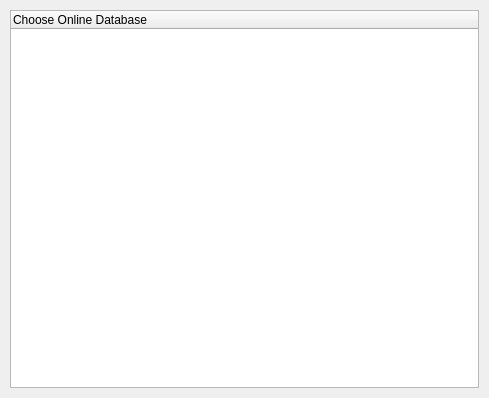
<ui version="4.0" >
 <author></author>
 <comment></comment>
 <exportmacro></exportmacro>
 <class>DetailsDatabase</class>
 <widget class="QWidget" name="DetailsDatabase" >
  <property name="geometry" >
   <rect>
    <x>0</x>
    <y>0</y>
    <width>489</width>
    <height>398</height>
   </rect>
  </property>
  <property name="windowTitle" >
   <string>Details - Online Databases</string>
  </property>
  <layout class="QVBoxLayout" >
   <property name="margin" >
    <number>10</number>
   </property>
   <property name="spacing" >
    <number>6</number>
   </property>
   <item>
    <widget class="QTreeWidget" name="ADVTree" >
     <property name="indentation" >
      <number>20</number>
     </property>
     <column>
      <property name="text" >
       <string>Choose Online Database</string>
      </property>
     </column>
    </widget>
   </item>
  </layout>
 </widget>
 <layoutdefault spacing="6" margin="11" />
  <resources/>
 <connections/>
</ui>
